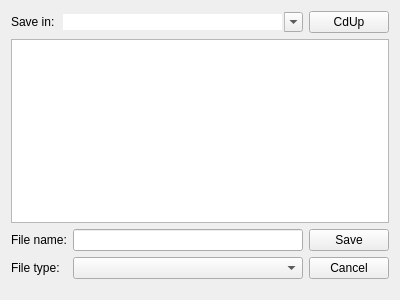
<?xml version="1.0" encoding="UTF-8"?>
<ui version="4.0">
 <class>FileSelector</class>
 <widget class="QWidget" name="FileSelector">
  <property name="geometry">
   <rect>
    <x>0</x>
    <y>0</y>
    <width>400</width>
    <height>300</height>
   </rect>
  </property>
  <property name="windowTitle">
   <string>Form</string>
  </property>
  <layout class="QVBoxLayout" name="verticalLayout">
   <item>
    <layout class="QHBoxLayout" name="pathLayout">
     <item>
      <widget class="QLabel" name="saveInLabel">
       <property name="sizePolicy">
        <sizepolicy hsizetype="Maximum" vsizetype="Preferred">
         <horstretch>0</horstretch>
         <verstretch>0</verstretch>
        </sizepolicy>
       </property>
       <property name="text">
        <string>Save in:</string>
       </property>
      </widget>
     </item>
     <item>
      <widget class="TreeComboBox" name="pathComboBox">
       <property name="editable">
        <bool>true</bool>
       </property>
       <property name="frame">
        <bool>false</bool>
       </property>
      </widget>
     </item>
     <item>
      <widget class="QPushButton" name="cdUpButton">
       <property name="sizePolicy">
        <sizepolicy hsizetype="Maximum" vsizetype="Fixed">
         <horstretch>0</horstretch>
         <verstretch>0</verstretch>
        </sizepolicy>
       </property>
       <property name="text">
        <string>CdUp</string>
       </property>
      </widget>
     </item>
    </layout>
   </item>
   <item>
    <widget class="FileExplorerTable" name="tableWidget"/>
   </item>
   <item>
    <layout class="QGridLayout" name="bottomGridLayout">
     <property name="bottomMargin">
      <number>10</number>
     </property>
     <item row="0" column="2">
      <widget class="QPushButton" name="saveButton">
       <property name="text">
        <string>Save</string>
       </property>
      </widget>
     </item>
     <item row="0" column="0">
      <widget class="QLabel" name="fileNameLabel">
       <property name="text">
        <string>File name:</string>
       </property>
      </widget>
     </item>
     <item row="0" column="1">
      <widget class="QLineEdit" name="fileNameLineEdit"/>
     </item>
     <item row="1" column="0">
      <widget class="QLabel" name="fileTypeLabel">
       <property name="text">
        <string>File type:</string>
       </property>
      </widget>
     </item>
     <item row="1" column="1">
      <widget class="QComboBox" name="fileTypeComboBox"/>
     </item>
     <item row="1" column="2">
      <widget class="QPushButton" name="cancelButton">
       <property name="text">
        <string>Cancel</string>
       </property>
      </widget>
     </item>
    </layout>
   </item>
  </layout>
 </widget>
 <customwidgets>
  <customwidget>
   <class>TreeComboBox</class>
   <extends>QComboBox</extends>
   <header>Util/TreeComboBox.h</header>
  </customwidget>
  <customwidget>
   <class>FileExplorerTable</class>
   <extends>QTableWidget</extends>
   <header>FileSystem/FileExplorerTable.h</header>
  </customwidget>
 </customwidgets>
 <resources/>
 <connections/>
</ui>
